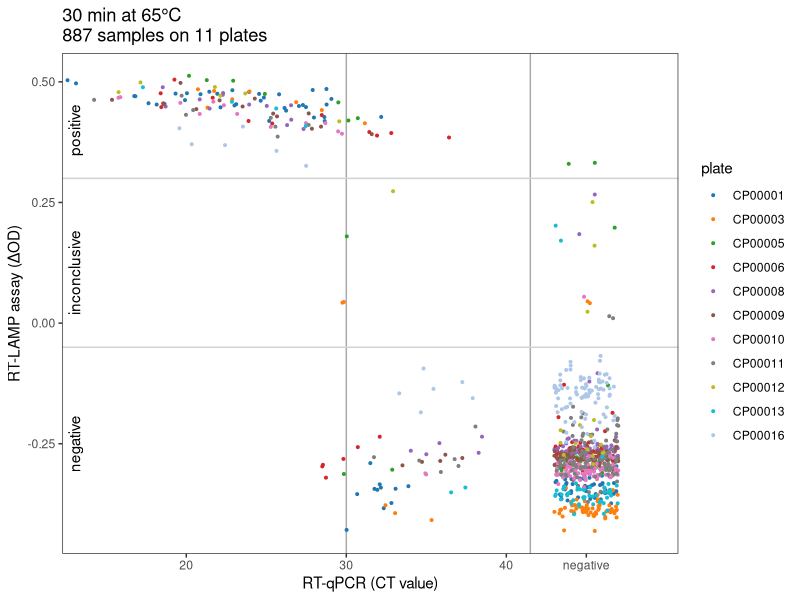

Generate this figure with R:
library(tidyverse)
library(patchwork)
library(ggtext)
library(glue)
library(ggsci)

read_tsv( "data/tecan_values.tsv" ) -> tecan
read_tsv( "data/plates_with_CTs.tsv" ) -> tblCT

plates_to_use <- c( "CP00001", "CP00003", "CP00005", "CP00006", "CP00008", 
   "CP00009", "CP00010", "CP00011", "CP00012", "CP00013", "CP00016" )

lamp_thresh <- c(-.05, .3)

## Figure 4a
tecan %>% 
  filter( plate %in% plates_to_use ) %>%
  filter( minutes==30, gene=="N" ) %>% 
  filter( ! ( plate == "CP00005" & well >= "G" ) ) %>%
  left_join( tblCT ) %>% 
  filter( !is.na(CT) ) -> tbl

fig4a <- tbl %>%
  mutate(CT = ifelse(CT > 40, runif(n(), 43, 47), CT)) %>%
  ggplot() +
  geom_vline(xintercept = c(30, 41.5), color = "darkgray" ) +
  geom_hline(yintercept = lamp_thresh, color = "lightgray" ) +
  geom_point(aes(x = CT, y = absBlue - absYellow, color = plate), size = .7) +
  scale_x_continuous(breaks = c(20, 30, 40, 45), labels = c(20, 30, 40, "negative")) +
  labs(title = glue("30 min at 65°C\n{nrow(tbl)} samples on {tbl%>%distinct(plate)%>%nrow} plates"),
       x = glue("RT-qPCR (CT value)"),
       y = "RT-LAMP assay (ΔOD)") +
  scale_color_d3(palette="category20") +
  theme_bw() +
  theme(panel.grid.major = element_blank(), panel.grid.minor = element_blank()) +
  #annotate("text", x = 15.5, y = -.42, label = glue("n = {nrow(lamp_ct_fig4)}")) +
  annotate("text", x = 13, y = -.25, label = glue("negative"), angle = 90) +
  annotate("text", x = 13, y = .105, label = glue("inconclusive"), angle = 90) +
  annotate("text", x = 13, y = .4, label = glue("positive"), angle = 90) +
  coord_cartesian(xlim = c(14, 49))

fig4a


## Confusion matrix
tbl %>%
mutate( CTbin = cut( CT, c( 0, 25, 30, 35, 40, Inf ) ) ) %>% 
mutate_at( "CTbin", recode, 	"neg" = "(40,Inf]" ) %>%
mutate( LAMPres = 
   cut( absBlue-absYellow, c( -Inf, lamp_thresh, Inf ) ) %>%
   as.integer %>%
   { c( "neg", "incl", "pos" )[.] } ) %>%
group_by( CTbin, LAMPres ) %>%
count() %>%
pivot_wider( names_from = LAMPres, values_from = n, values_fill = c(n=0) )









